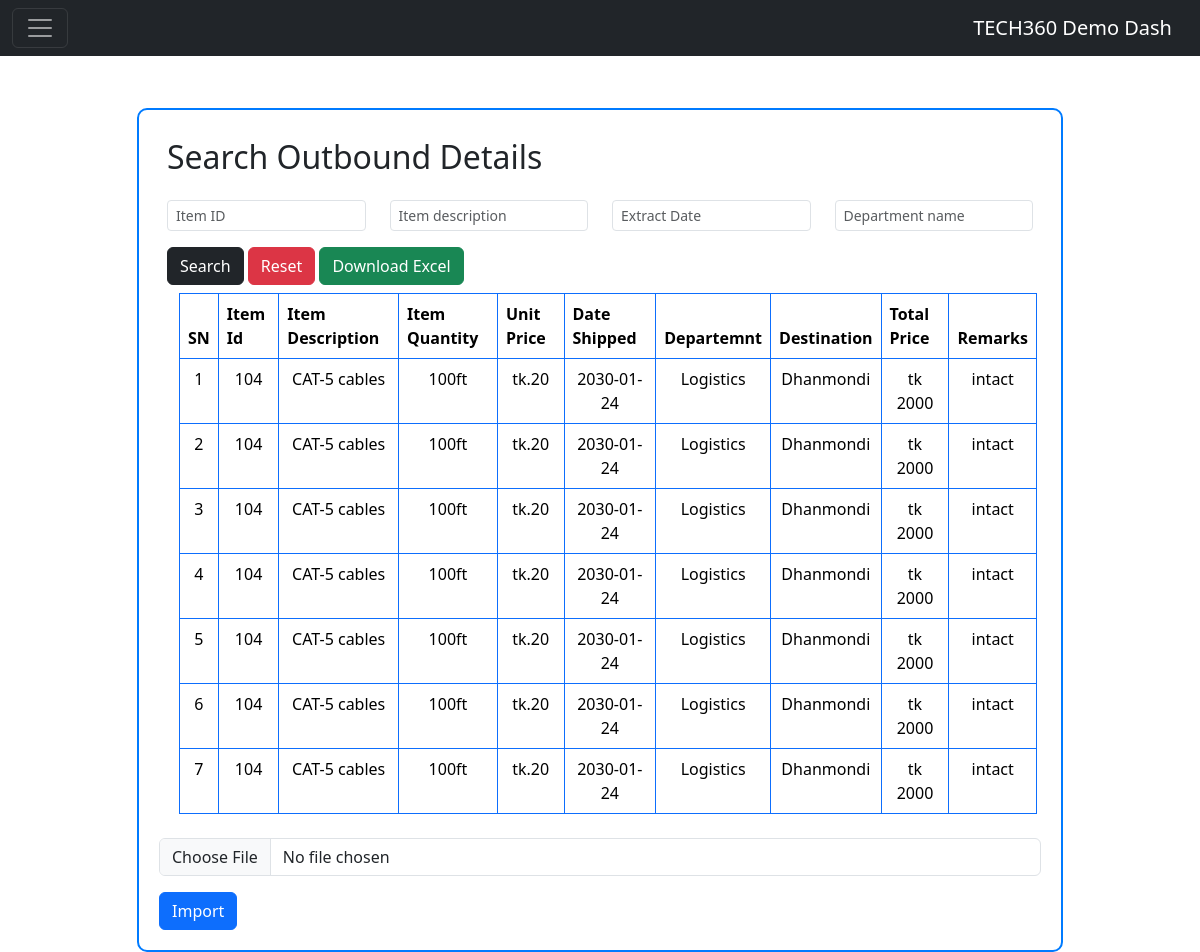
/outbound.php, run on the app's committed database.
### tables this page shows
CREATE TABLE `outbound` (
  `SN` int(3) NOT NULL,
  `item_id` varchar(6) NOT NULL,
  `item_description` varchar(50) NOT NULL,
  `item_quantity` varchar(100) NOT NULL,
  `unit_price` varchar(10000) NOT NULL,
  `date_shipped` date NOT NULL,
  `department` varchar(50) NOT NULL,
  `destination` varchar(50) NOT NULL,
  `total_price` varchar(100) NOT NULL,
  `remarks` varchar(500) NOT NULL
);

### outbound.php (the view, shortened to what this page needs)
<?php
$con = mysqli_connect('localhost', 'root', '', 'experiment');
?>
<!DOCTYPE html>
<html lang="en">
<head>
    <link rel="stylesheet" href="https://cdn.jsdelivr.net/npm/bootstrap@5.3.2/dist/css/bootstrap.rtl.min.css">
</head>
<body>
<?php include 'index.php'; ?>
    <div class="container">
        <div class="row justify-content-center">
            <div class="col-md-10">
                <div class="container-box">
                    <form class="my-2 mx-2" method="post">
                        <h2 class="mb-4">Search Outbound Details</h2>
                        <div class="row">
                            <div class="col-md-3">
                                <input type="text" class="form-control form-control-sm mb-3" name="item_id" placeholder="Item ID">
                            </div>
                            <div class="col-md-3">
                                <input type="text" class="form-control form-control-sm mb-3" name="item_description" placeholder="Item description">
                            </div>
                            <div class="col-md-3">
                                <input type="text" class="form-control form-control-sm mb-3" name="date_shipped" placeholder="Extract Date">
                            </div>
                            <div class="col-md-3">
                                <input type="text" class="form-control form-control-sm mb-3" name="Department" placeholder="Department name">
                            </div>
                        </div>
                        <div class="button-group">
                            <button type="submit" name="submit" class="btn btn-dark">Search</button>
                            <button type="submit" name="reset" class="btn btn-danger">Reset</button>
                            <button type="submit" name="download_excel" class="btn btn-success">Download Excel</button>
                        </div>
                    </form>
                    <div class="container my-2 mx-2 table-container">
                        <table class="table table-bordered border-primary">
                            <thead>
                                <tr>
                                    <th>SN</th>
                                    <th>Item Id</th>
                                    <th>Item Description</th>
                                    <th>Item Quantity</th>
                                    <th>Unit Price</th>
                                    <th>Date Shipped</th>
                                    <th>Departemnt</th>
                                    <th>Destination</th>
                                    <th>Total Price</th>
                                    <th>Remarks</th>
                                </tr>
                            </thead>
                            <tbody>
                                <?php
                                if (!isset($_POST['submit'])) {
                                    $sql = "SELECT * FROM `outbound` WHERE SN <= 50";
                                    $result = mysqli_query($con, $sql);
                                    while ($row = mysqli_fetch_assoc($result)) {
                                        echo '<tr>
                                                <td>' . $row['SN'] . '</td>
                                                <td>' . $row['item_id'] . '</td>
                                                <td>' . $row['item_description'] . '</td>
                                                <td>' . $row['item_quantity'] . '</td>
                                                <td>' . $row['unit_price'] . '</td>
                                                <td>' . $row['date_shipped'] . '</td>
                                                <td>' . $row['department'] . '</td>
                                                <td>' . $row['destination'] . '</td>
                                                <td>' . $row['total_price'] . '</td>
                                                <td>' . $row['remarks'] . '</td>
                                              </tr>';
                                    }
                                }
                                ?>
                            </tbody>
                        </table>
                    </div>
                    <form action="" method="POST" enctype="multipart/form-data">
                        <input type="file" name="import_file" class="form-control" />
                        <button type="submit" name="save_excel_data" class="btn btn-primary mt-3">Import</button>
                    </form>
                </div>
            </div>
        </div>
    </div>
</body>
</html>

### outbound.php (style rules this page uses)
body { background-color: #f8f9fa; }
.container-box { border: 2px solid #007bff; padding: 20px; margin-top: 60px; border-radius: 10px; background-color: #fff; }
.form-control-sm { border-radius: 5px; }
.btn-dark { border-radius: 5px; }
.table-container { overflow-x: auto; }
table { width: 100%; border-collapse: collapse; }
th, td { padding: 5px; text-align: center; }
th { background-color: #007bff; color: #fff; }
tbody tr:nth-child(even) { background-color: #f2f2f2; }
.btn-primary { margin-top: 10px; }

### data on the page
outbound: SN "1", item "104", item_description "CAT-5 cables", item_quantity "100ft", unit_price "tk.20", date_shipped "2030-01-24", department "Logistics", destination "Dhanmondi", total_price "tk 2000", remarks "intact"
outbound: SN "2", item "104", item_description "CAT-5 cables", item_quantity "100ft", unit_price "tk.20", date_shipped "2030-01-24", department "Logistics", destination "Dhanmondi", total_price "tk 2000", remarks "intact"
outbound: SN "3", item "104", item_description "CAT-5 cables", item_quantity "100ft", unit_price "tk.20", date_shipped "2030-01-24", department "Logistics", destination "Dhanmondi", total_price "tk 2000", remarks "intact"
outbound: SN "4", item "104", item_description "CAT-5 cables", item_quantity "100ft", unit_price "tk.20", date_shipped "2030-01-24", department "Logistics", destination "Dhanmondi", total_price "tk 2000", remarks "intact"
outbound: SN "5", item "104", item_description "CAT-5 cables", item_quantity "100ft", unit_price "tk.20", date_shipped "2030-01-24", department "Logistics", destination "Dhanmondi", total_price "tk 2000", remarks "intact"
outbound: SN "6", item "104", item_description "CAT-5 cables", item_quantity "100ft", unit_price "tk.20", date_shipped "2030-01-24", department "Logistics", destination "Dhanmondi", total_price "tk 2000", remarks "intact"
outbound: SN "7", item "104", item_description "CAT-5 cables", item_quantity "100ft", unit_price "tk.20", date_shipped "2030-01-24", department "Logistics", destination "Dhanmondi", total_price "tk 2000", remarks "intact"
